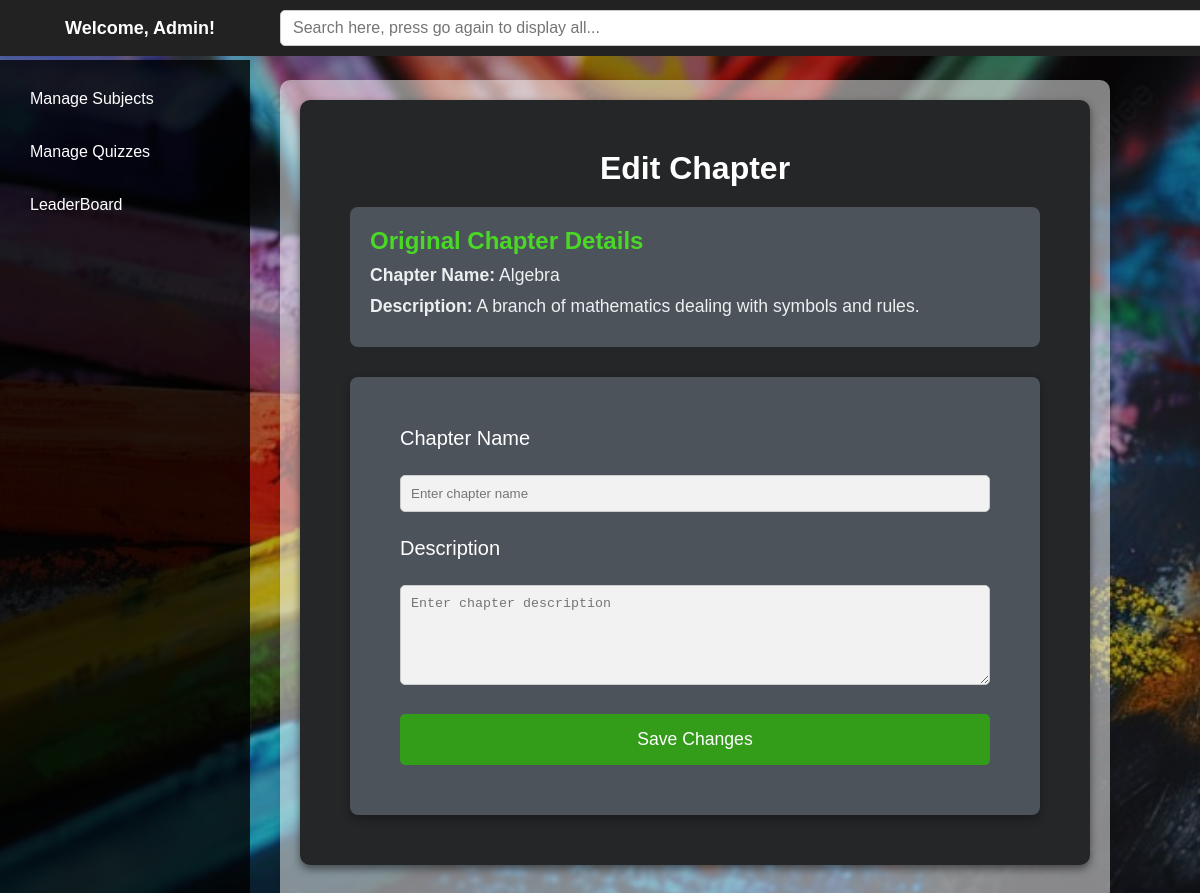
/admin/edit_chapter/1 (signed in), run on the app's committed database.
### tables this page shows
CREATE TABLE chapter (
            id INTEGER PRIMARY KEY AUTOINCREMENT,
            name TEXT NOT NULL,
            description TEXT,
            subject_id INTEGER,
            FOREIGN KEY (subject_id) REFERENCES subject(id)
        );

### controllers/admin.py (the view, shortened to what this page needs)
@admin_bp.route('/admin/edit_chapter/<int:chapter_id>', methods=['GET', 'POST'])
@login_required(role='admin')
def edit_chapter(chapter_id):
    conn = sqlite3.connect(DATABASE)
    cursor = conn.cursor()
    cursor.execute('SELECT name, description, subject_id FROM chapter WHERE id = ?', (chapter_id,))
    chapter = cursor.fetchone()
    conn.close()
    if not chapter:
        return "Chapter not found", 404
    chapter_data = {
        'name': chapter[0],         # Pre-fill with current name
        'description': chapter[1],  # Pre-fill with current description
        'subject_id': chapter[2]    # Pre-fill with subject ID for redirection
    }
    return render_template('add_chapter.html', chapter=chapter_data, is_edit=True)

### controllers/admin.py (called while the page is built)
def login_required(role=None):
    def decorator(f):
        @wraps(f)
        def decorated_function(*args, **kwargs):
            if 'user_id' not in session:
                return redirect(url_for('admin.login'))  # Redirect to login if not logged in
            if role and session.get('role') != role:
                return redirect(url_for('admin.login'))  # Redirect if user doesn't have the correct role
            return f(*args, **kwargs)
        return decorated_function
    return decorator

### templates/add_chapter.html (shortened to what this page needs)
{% extends 'admin_base.html' %}
{% block page_content %}
<div class="add-chapter-page">
    <div class="add-chapter-content">
        <h2>{{ 'Edit Chapter' if is_edit else 'Add New Chapter' }}</h2>
        {% if chapter %}
            <div class="chapter-details">
                <h3>Original Chapter Details</h3>
                <p><strong>Chapter Name:</strong> {{ chapter.name }}</p>
                <p><strong>Description:</strong> {{ chapter.description }}</p>
            </div>
        {% endif %}
        <form method="POST" class="edit-chapter-form">
            <div>
                <label for="name" style="font-size:20px;">Chapter Name</label>
                <input type="text" id="name" name="name" placeholder="Enter chapter name" required>
            </div>
            <div>
                <label for="description" style="font-size:20px;">Description</label>
                <textarea id="description" name="description" placeholder="Enter chapter description" required></textarea>
            </div>
            <button type="submit" class="btn btn-primary">Save Changes</button>
        </form>
    </div>
</div>
{% endblock %}

### static/css/style.css (style rules this page uses)
* { margin: 0; padding: 0; box-sizing: border-box; }
body { font-family: "Comic Sans MS", "Chalkboard", sans-serif; background: url('../images/chlkbrd41.jpg') no-repeat center center fixed; background-size: cover; color: #ffffff; }
html, body { overflow: auto; height: 100%; }
html { scrollbar-width: none; -ms-overflow-style: none; }
.btn { padding: 6px 12px; border: none; border-radius: 5px; font-size: 1rem; color: white; text-decoration: none; cursor: pointer; transition: background-color 0.3s ease; }
.add-chapter-page { padding: 50px; background: #252628; border-radius: 10px; color: white; max-width: 800px; margin: 0 auto; box-shadow: 0 4px 8px rgba(0, 0, 0, 0.5); }
.add-chapter-content h2 { font-size: 2rem; color: #ffffff; text-align: center; margin-bottom: 20px; }
.chapter-details { background-color: #4c535b; padding: 20px; border-radius: 8px; margin-bottom: 30px; }
.chapter-details h3 { font-size: 1.5rem; color: #4ad826; }
.chapter-details p { font-size: 1.1rem; color: #ecf0f1; margin: 10px 0; }
.edit-chapter-form { background-color: #4c535b; padding: 50px; border-radius: 8px; box-shadow: 0 4px 8px rgba(0, 0, 0, 0.3); }
.edit-chapter-form input, .edit-chapter-form textarea { width: 100%; padding: 10px; margin: 25px 0; background-color: #f2f2f2; border: 1px solid #ccc; border-radius: 5px; color: #333; }
.edit-chapter-form textarea { height: 100px; }
.edit-chapter-form button { background-color: #339d19; color: white; padding: 15px 20px; border: none; border-radius: 5px; font-size: 1.1rem; cursor: pointer; width: 100%; transition: background-color 0.3s ease; }

### data on the page
chapter: name "Algebra", description "A branch of mathematics dealing with symbols and rules."

### other printed values
{{ 'Edit Chapter' if is_edit else 'Add New Chapter' }} "Edit Chapter"
